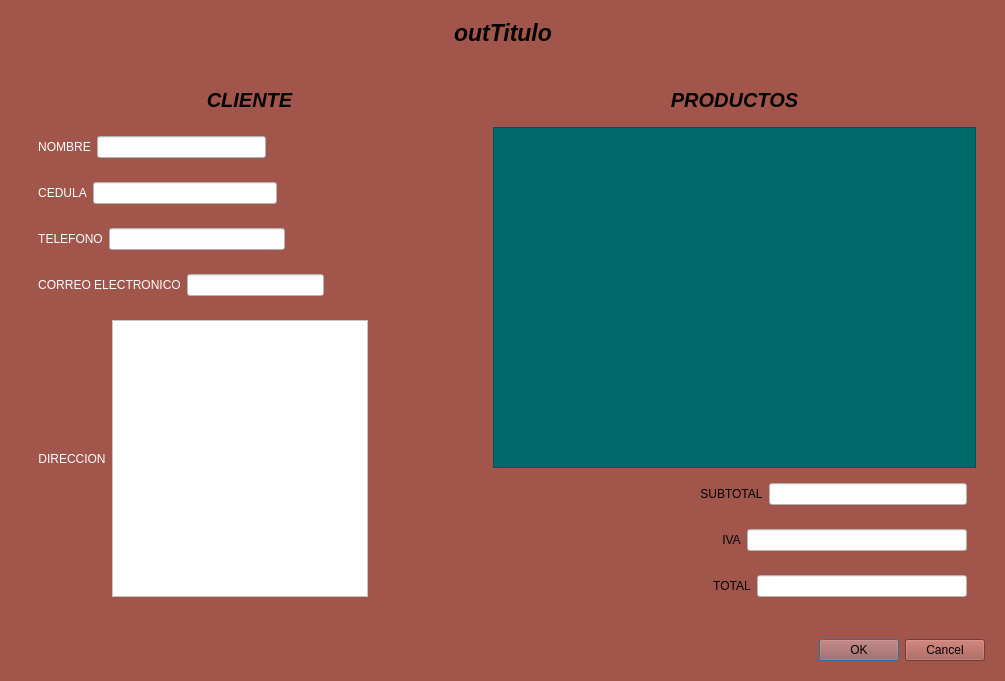
<?xml version="1.0" encoding="UTF-8"?>
<ui version="4.0">
 <class>Factura</class>
 <widget class="QDialog" name="Factura">
  <property name="geometry">
   <rect>
    <x>0</x>
    <y>0</y>
    <width>1005</width>
    <height>681</height>
   </rect>
  </property>
  <property name="windowTitle">
   <string>Dialog</string>
  </property>
  <property name="styleSheet">
   <string notr="true">background-color: rgb(161,85,75);</string>
  </property>
  <layout class="QVBoxLayout" name="verticalLayout_3">
   <item>
    <widget class="QWidget" name="widget" native="true">
     <layout class="QHBoxLayout" name="horizontalLayout">
      <item>
       <spacer name="horizontalSpacer">
        <property name="orientation">
         <enum>Qt::Horizontal</enum>
        </property>
        <property name="sizeHint" stdset="0">
         <size>
          <width>40</width>
          <height>20</height>
         </size>
        </property>
       </spacer>
      </item>
      <item>
       <widget class="QLabel" name="outTitulo">
        <property name="font">
         <font>
          <pointsize>17</pointsize>
          <italic>true</italic>
          <bold>true</bold>
         </font>
        </property>
        <property name="text">
         <string>outTitulo</string>
        </property>
       </widget>
      </item>
      <item>
       <spacer name="horizontalSpacer_2">
        <property name="orientation">
         <enum>Qt::Horizontal</enum>
        </property>
        <property name="sizeHint" stdset="0">
         <size>
          <width>40</width>
          <height>20</height>
         </size>
        </property>
       </spacer>
      </item>
     </layout>
    </widget>
   </item>
   <item>
    <widget class="QWidget" name="widget_15" native="true">
     <layout class="QHBoxLayout" name="horizontalLayout_13">
      <item>
       <widget class="QWidget" name="widget_2" native="true">
        <layout class="QVBoxLayout" name="verticalLayout">
         <item>
          <widget class="QWidget" name="widget_3" native="true">
           <layout class="QHBoxLayout" name="horizontalLayout_2">
            <item>
             <spacer name="horizontalSpacer_4">
              <property name="orientation">
               <enum>Qt::Horizontal</enum>
              </property>
              <property name="sizeHint" stdset="0">
               <size>
                <width>179</width>
                <height>20</height>
               </size>
              </property>
             </spacer>
            </item>
            <item>
             <widget class="QLabel" name="label_2">
              <property name="font">
               <font>
                <pointsize>15</pointsize>
                <italic>true</italic>
                <bold>true</bold>
               </font>
              </property>
              <property name="text">
               <string>CLIENTE</string>
              </property>
              <property name="alignment">
               <set>Qt::AlignCenter</set>
              </property>
             </widget>
            </item>
            <item>
             <spacer name="horizontalSpacer_3">
              <property name="orientation">
               <enum>Qt::Horizontal</enum>
              </property>
              <property name="sizeHint" stdset="0">
               <size>
                <width>178</width>
                <height>20</height>
               </size>
              </property>
             </spacer>
            </item>
           </layout>
          </widget>
         </item>
         <item>
          <widget class="QWidget" name="widget_4" native="true">
           <layout class="QHBoxLayout" name="horizontalLayout_3">
            <item>
             <widget class="QLabel" name="label_3">
              <property name="styleSheet">
               <string notr="true">color: rgb(255, 255, 255);</string>
              </property>
              <property name="text">
               <string>NOMBRE</string>
              </property>
              <property name="alignment">
               <set>Qt::AlignCenter</set>
              </property>
             </widget>
            </item>
            <item>
             <widget class="QLineEdit" name="outNombre">
              <property name="styleSheet">
               <string notr="true">color: rgb(255, 255, 255);
background-color: rgb(255, 255, 255);</string>
              </property>
              <property name="readOnly">
               <bool>true</bool>
              </property>
             </widget>
            </item>
            <item>
             <spacer name="horizontalSpacer_5">
              <property name="orientation">
               <enum>Qt::Horizontal</enum>
              </property>
              <property name="sizeHint" stdset="0">
               <size>
                <width>194</width>
                <height>20</height>
               </size>
              </property>
             </spacer>
            </item>
           </layout>
          </widget>
         </item>
         <item>
          <widget class="QWidget" name="widget_5" native="true">
           <layout class="QHBoxLayout" name="horizontalLayout_4">
            <item>
             <widget class="QLabel" name="label_4">
              <property name="styleSheet">
               <string notr="true">color: rgb(255, 255, 255);</string>
              </property>
              <property name="text">
               <string>CEDULA</string>
              </property>
              <property name="alignment">
               <set>Qt::AlignCenter</set>
              </property>
             </widget>
            </item>
            <item>
             <widget class="QLineEdit" name="outCedula">
              <property name="styleSheet">
               <string notr="true">color: rgb(255, 255, 255);
background-color: rgb(255, 255, 255);</string>
              </property>
              <property name="readOnly">
               <bool>true</bool>
              </property>
             </widget>
            </item>
            <item>
             <spacer name="horizontalSpacer_6">
              <property name="orientation">
               <enum>Qt::Horizontal</enum>
              </property>
              <property name="sizeHint" stdset="0">
               <size>
                <width>40</width>
                <height>20</height>
               </size>
              </property>
             </spacer>
            </item>
           </layout>
          </widget>
         </item>
         <item>
          <widget class="QWidget" name="widget_6" native="true">
           <layout class="QHBoxLayout" name="horizontalLayout_5">
            <item>
             <widget class="QLabel" name="label_5">
              <property name="styleSheet">
               <string notr="true">color: rgb(255, 255, 255);</string>
              </property>
              <property name="text">
               <string>TELEFONO</string>
              </property>
              <property name="alignment">
               <set>Qt::AlignCenter</set>
              </property>
             </widget>
            </item>
            <item>
             <widget class="QLineEdit" name="outTelefono">
              <property name="styleSheet">
               <string notr="true">color: rgb(255, 255, 255);
background-color: rgb(255, 255, 255);</string>
              </property>
              <property name="readOnly">
               <bool>true</bool>
              </property>
             </widget>
            </item>
            <item>
             <spacer name="horizontalSpacer_7">
              <property name="orientation">
               <enum>Qt::Horizontal</enum>
              </property>
              <property name="sizeHint" stdset="0">
               <size>
                <width>40</width>
                <height>20</height>
               </size>
              </property>
             </spacer>
            </item>
           </layout>
          </widget>
         </item>
         <item>
          <widget class="QWidget" name="widget_7" native="true">
           <layout class="QHBoxLayout" name="horizontalLayout_6">
            <item>
             <widget class="QLabel" name="label_6">
              <property name="styleSheet">
               <string notr="true">color: rgb(255, 255, 255);</string>
              </property>
              <property name="text">
               <string>CORREO ELECTRONICO</string>
              </property>
              <property name="alignment">
               <set>Qt::AlignCenter</set>
              </property>
             </widget>
            </item>
            <item>
             <widget class="QLineEdit" name="outEmail">
              <property name="styleSheet">
               <string notr="true">color: rgb(255, 255, 255);
background-color: rgb(255, 255, 255);</string>
              </property>
              <property name="readOnly">
               <bool>true</bool>
              </property>
             </widget>
            </item>
            <item>
             <spacer name="horizontalSpacer_8">
              <property name="orientation">
               <enum>Qt::Horizontal</enum>
              </property>
              <property name="sizeHint" stdset="0">
               <size>
                <width>40</width>
                <height>20</height>
               </size>
              </property>
             </spacer>
            </item>
           </layout>
          </widget>
         </item>
         <item>
          <widget class="QWidget" name="widget_8" native="true">
           <layout class="QHBoxLayout" name="horizontalLayout_7">
            <item>
             <widget class="QLabel" name="label_7">
              <property name="styleSheet">
               <string notr="true">color: rgb(255, 255, 255);</string>
              </property>
              <property name="text">
               <string>DIRECCION</string>
              </property>
              <property name="alignment">
               <set>Qt::AlignCenter</set>
              </property>
             </widget>
            </item>
            <item>
             <widget class="QTextEdit" name="outDireccion">
              <property name="styleSheet">
               <string notr="true">color: rgb(255, 255, 255);
background-color: rgb(255, 255, 255);</string>
              </property>
              <property name="readOnly">
               <bool>true</bool>
              </property>
             </widget>
            </item>
            <item>
             <spacer name="horizontalSpacer_9">
              <property name="orientation">
               <enum>Qt::Horizontal</enum>
              </property>
              <property name="sizeHint" stdset="0">
               <size>
                <width>40</width>
                <height>20</height>
               </size>
              </property>
             </spacer>
            </item>
           </layout>
          </widget>
         </item>
        </layout>
       </widget>
      </item>
      <item>
       <widget class="QWidget" name="widget_9" native="true">
        <layout class="QVBoxLayout" name="verticalLayout_2">
         <item>
          <widget class="QWidget" name="widget_10" native="true">
           <layout class="QHBoxLayout" name="horizontalLayout_8">
            <item>
             <spacer name="horizontalSpacer_10">
              <property name="orientation">
               <enum>Qt::Horizontal</enum>
              </property>
              <property name="sizeHint" stdset="0">
               <size>
                <width>179</width>
                <height>20</height>
               </size>
              </property>
             </spacer>
            </item>
            <item>
             <widget class="QLabel" name="label_8">
              <property name="font">
               <font>
                <pointsize>15</pointsize>
                <italic>true</italic>
                <bold>true</bold>
               </font>
              </property>
              <property name="text">
               <string>PRODUCTOS</string>
              </property>
              <property name="alignment">
               <set>Qt::AlignCenter</set>
              </property>
             </widget>
            </item>
            <item>
             <spacer name="horizontalSpacer_11">
              <property name="orientation">
               <enum>Qt::Horizontal</enum>
              </property>
              <property name="sizeHint" stdset="0">
               <size>
                <width>178</width>
                <height>20</height>
               </size>
              </property>
             </spacer>
            </item>
           </layout>
          </widget>
         </item>
         <item>
          <widget class="QTableView" name="outLista">
           <property name="styleSheet">
            <string notr="true">background-color: rgb(0, 106, 106);</string>
           </property>
          </widget>
         </item>
         <item>
          <widget class="QWidget" name="widget_11" native="true">
           <layout class="QHBoxLayout" name="horizontalLayout_9">
            <item>
             <spacer name="horizontalSpacer_12">
              <property name="orientation">
               <enum>Qt::Horizontal</enum>
              </property>
              <property name="sizeHint" stdset="0">
               <size>
                <width>194</width>
                <height>20</height>
               </size>
              </property>
             </spacer>
            </item>
            <item>
             <widget class="QLabel" name="label_9">
              <property name="text">
               <string>SUBTOTAL</string>
              </property>
              <property name="alignment">
               <set>Qt::AlignCenter</set>
              </property>
             </widget>
            </item>
            <item>
             <widget class="QLineEdit" name="outSubtotal">
              <property name="styleSheet">
               <string notr="true">background-color: rgb(255, 255, 255);</string>
              </property>
              <property name="readOnly">
               <bool>true</bool>
              </property>
             </widget>
            </item>
           </layout>
          </widget>
         </item>
         <item>
          <widget class="QWidget" name="widget_12" native="true">
           <layout class="QHBoxLayout" name="horizontalLayout_10">
            <item>
             <spacer name="horizontalSpacer_13">
              <property name="orientation">
               <enum>Qt::Horizontal</enum>
              </property>
              <property name="sizeHint" stdset="0">
               <size>
                <width>194</width>
                <height>20</height>
               </size>
              </property>
             </spacer>
            </item>
            <item>
             <widget class="QLabel" name="label_10">
              <property name="text">
               <string>IVA</string>
              </property>
              <property name="alignment">
               <set>Qt::AlignCenter</set>
              </property>
             </widget>
            </item>
            <item>
             <widget class="QLineEdit" name="outIVA">
              <property name="styleSheet">
               <string notr="true">background-color: rgb(255, 255, 255);</string>
              </property>
              <property name="readOnly">
               <bool>true</bool>
              </property>
             </widget>
            </item>
           </layout>
          </widget>
         </item>
         <item>
          <widget class="QWidget" name="widget_13" native="true">
           <layout class="QHBoxLayout" name="horizontalLayout_11">
            <item>
             <spacer name="horizontalSpacer_14">
              <property name="orientation">
               <enum>Qt::Horizontal</enum>
              </property>
              <property name="sizeHint" stdset="0">
               <size>
                <width>194</width>
                <height>20</height>
               </size>
              </property>
             </spacer>
            </item>
            <item>
             <widget class="QLabel" name="label_11">
              <property name="text">
               <string>TOTAL</string>
              </property>
              <property name="alignment">
               <set>Qt::AlignCenter</set>
              </property>
             </widget>
            </item>
            <item>
             <widget class="QLineEdit" name="outTotal">
              <property name="styleSheet">
               <string notr="true">background-color: rgb(255, 255, 255);</string>
              </property>
              <property name="readOnly">
               <bool>true</bool>
              </property>
             </widget>
            </item>
           </layout>
          </widget>
         </item>
        </layout>
       </widget>
      </item>
     </layout>
    </widget>
   </item>
   <item>
    <widget class="QWidget" name="widget_14" native="true">
     <layout class="QHBoxLayout" name="horizontalLayout_12">
      <item>
       <spacer name="horizontalSpacer_15">
        <property name="orientation">
         <enum>Qt::Horizontal</enum>
        </property>
        <property name="sizeHint" stdset="0">
         <size>
          <width>479</width>
          <height>20</height>
         </size>
        </property>
       </spacer>
      </item>
      <item>
       <widget class="QDialogButtonBox" name="buttonBox">
        <property name="orientation">
         <enum>Qt::Horizontal</enum>
        </property>
        <property name="standardButtons">
         <set>QDialogButtonBox::Cancel|QDialogButtonBox::Ok</set>
        </property>
       </widget>
      </item>
     </layout>
    </widget>
   </item>
  </layout>
 </widget>
 <resources/>
 <connections>
  <connection>
   <sender>buttonBox</sender>
   <signal>accepted()</signal>
   <receiver>Factura</receiver>
   <slot>accept()</slot>
   <hints>
    <hint type="sourcelabel">
     <x>248</x>
     <y>254</y>
    </hint>
    <hint type="destinationlabel">
     <x>157</x>
     <y>274</y>
    </hint>
   </hints>
  </connection>
  <connection>
   <sender>buttonBox</sender>
   <signal>rejected()</signal>
   <receiver>Factura</receiver>
   <slot>reject()</slot>
   <hints>
    <hint type="sourcelabel">
     <x>316</x>
     <y>260</y>
    </hint>
    <hint type="destinationlabel">
     <x>286</x>
     <y>274</y>
    </hint>
   </hints>
  </connection>
 </connections>
</ui>
